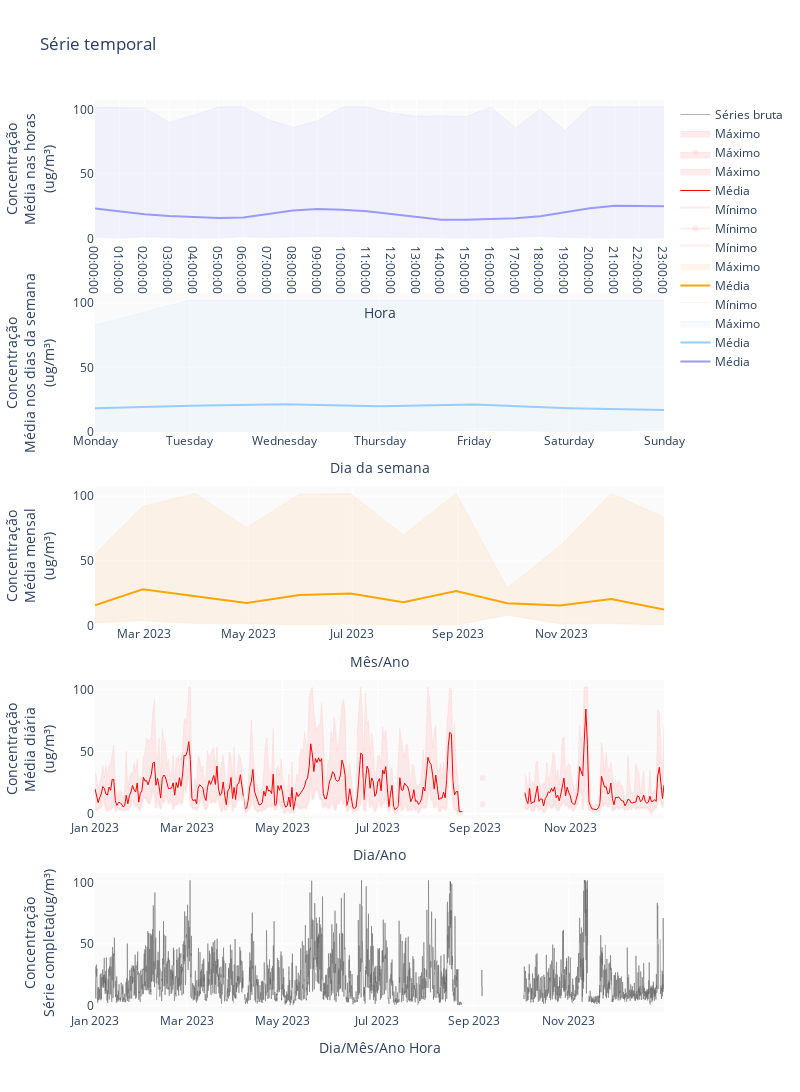

The code cell stored with this chart in its notebook:
### Markdown cell above
### 4.1.2 Visualizando as séries temporais de cada estação

### Code cell
import scripts.timeSeriesFigures as tsf
import pandas as pd
df = pd.read_csv('https://lcqar.ufsc.br/files/RS0009_MP10.csv')
tsf.iterative_timeseries(df)
